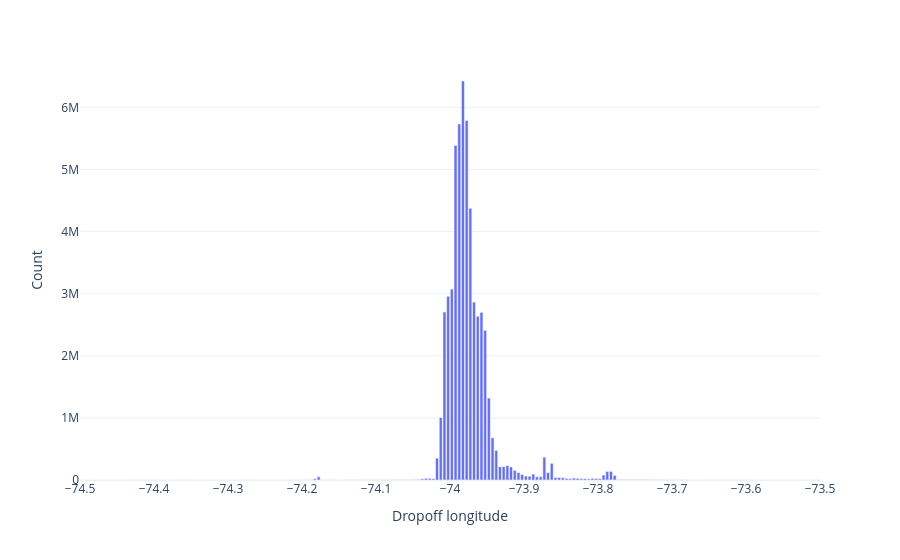

The cell this chart's notebook holds for it:
### Code cell
mask = pc.and_(pc.greater(col_dlon, -74.5), pc.less(col_dlon, -73.5))
hist(col_dlon.filter(mask), "Dropoff longitude", bins=200)

### Figure 1 — Plotly figure (JSON) as saved in the notebook; plotly's stock layout.template omitted (floating-point values rounded to 4 significant figures; data arrays with more than 128 entries replaced by an {"elided": "..."} marker saying what was removed)
{"data": [{"hovertemplate": "Dropoff longitude=%{x}<br>Count=%{y}<extra></extra>", "legendgroup": "", "marker": {"color": "#636efa", "pattern": {"shape": ""}}, "name": "", "orientation": "v", "showlegend": false, "textposition": "auto", "type": "bar", "x": {"elided": "200 float values"}, "xaxis": "x", "y": {"elided": "200 int values"}, "yaxis": "y"}], "layout": {"barmode": "relative", "legend": {"tracegroupgap": 0}, "margin": {"t": 60}, "xaxis": {"anchor": "y", "domain": [0, 1], "title": {"text": "Dropoff longitude"}}, "yaxis": {"anchor": "x", "domain": [0, 1], "title": {"text": "Count"}}}}
